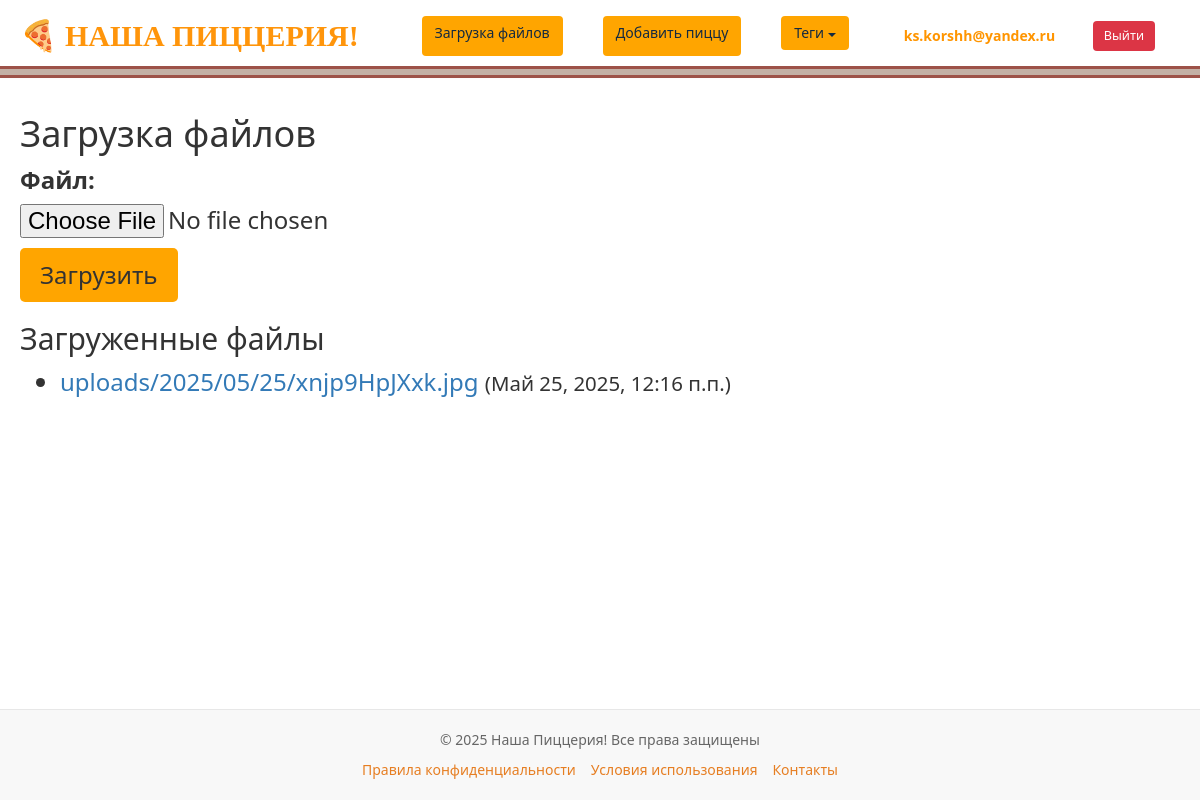
The app's page /about/ (signed in) with its own data.
### users/models.py (models this page shows)
class User(AbstractUser):
    photo = models.ImageField(upload_to="users/%Y/%m/%d/", blank=True, null=True, verbose_name="Фотография")
    date_birth = models.DateTimeField(blank=True, null=True, verbose_name="Дата рождения")

### homepage/models.py (models this page shows, shortened)
class UploadFiles(models.Model):
    file = models.FileField(upload_to='uploads/%Y/%m/%d/', verbose_name="Файл")
    uploaded_at = models.DateTimeField(auto_now_add=True, verbose_name="Дата загрузки")
    class Meta:
        verbose_name = "Загруженный файл"
        verbose_name_plural = "Загруженные файлы"

### homepage/views.py (the view)
# urls.py: path('about/', views.about, name='about'),
@login_required
def about(request):
    if request.method == "POST":
        form = UploadFileForm(request.POST, request.FILES)
        if form.is_valid():
            try:
                upload_dir = os.path.join(settings.MEDIA_ROOT, 'uploads')
                os.makedirs(upload_dir, exist_ok=True)
                fp = UploadFiles(file=request.FILES['file'])
                fp.save()
                messages.success(request, "Файл успешно загружен!")
                return redirect('about')
            except Exception as e:
                messages.error(request, f"Ошибка при загрузке файла: {str(e)}")
        else:
            messages.error(request, "Форма содержит ошибки")
    else:
        form = UploadFileForm()
    files = UploadFiles.objects.all().order_by('-uploaded_at')
    return render(request, 'homepage/homepage/about.html', {
        'title': 'О сайте',
        'form': form,
        'files': files
    })

### homepage/forms.py
class UploadFileForm(forms.Form):
    file = forms.FileField(label="Файл")

### homepage/templatetags/pizza_tags.py (called while the page is built)
@register.inclusion_tag('homepage/list_tags.html')
def show_tags():
    tags = TagPost.objects.all()
    return {'tags': tags}

### templates/homepage/homepage/about.html (shortened to what this page needs)
{% extends 'base.html' %}
{% load static %}
{% block content %}
<h1>Загрузка файлов</h1>
<form method="post" enctype="multipart/form-data">
    {{ form.as_p }}
    <button type="submit">Загрузить</button>
</form>
<h2>Загруженные файлы</h2>
<ul>
    {% for file in files %}
    <li>
        <a href="{{ file.file.url }}" target="_blank">{{ file.file.name }}</a>
        <small>({{ file.uploaded_at }})</small>
    </li>
    {% empty %}
    <li>Нет загруженных файлов</li>
    {% endfor %}
</ul>
{% endblock %}

### templates/base.html (shortened to what this page needs)
{% load pizza_tags %}
{% load static %}
<!DOCTYPE html>
<html lang="ru">
<head>
    <link rel="stylesheet" href="{% static 'css/styles.css' %}">
    <link rel="stylesheet" href="https://maxcdn.bootstrapcdn.com/bootstrap/3.4.1/css/bootstrap.min.css">
</head>
<body>
    <header class="header">
    <div class="header-container">
        <a href="/" class="header-brand" style="text-decoration: none; color: #ff950b; font-family: 'Arial Black';">
            <span style="font-size: 30px;">🍕 НАША ПИЦЦЕРИЯ!</span>
        </a>
        <nav class="header-nav">
            <a href="{% url 'about' %}" class="btn btn-about">Загрузка файлов</a>
                <a href="{% url 'add_page' %}" class="btn btn-addpizza">Добавить пиццу</a>
            <div class="dropdown">
                <a href="#" class="btn btn-tags">Теги <span class="caret"></span></a>
            </div>
<div class="user-auth-section" style="margin-left: auto; display: flex; align-items: center; gap: 10px;">
    {% if user.is_authenticated %}
        <div style="display: flex; align-items: center; background-color: rgba(255,255,255,0.1); padding: 5px 15px; border-radius: 20px;">
            <a href="{% url 'users:profile' %}" class="username" style="color: rgb(255, 149, 0); font-weight: bold; margin-right: 10px; text-decoration: none;">
                {{ user.username }}
            </a>
            <span style="color: rgba(255,255,255,0.5); margin-right: 10px;">|</span>
            <a href="{% url 'users:logout' %}" class="btn btn-logout" style="background-color: #dc3545; color: white; padding: 5px 10px; border-radius: 4px; font-size: 0.9em; text-decoration: none;">
                Выйти
            </a>
        </div>
    {% endif %}
</div>
        </nav>
    </div>
</header>
    <main class="main">
        {% block content %}
        {% endblock %}
    </main>
    <footer class="pizza-footer">
        <div class="footer-content">
            <p class="copyright">© 2025 Наша Пиццерия! Все права защищены</p>
            <div class="footer-links">
                <a href="/privacy" class="footer-link">Правила конфиденциальности</a>
                <a href="/terms" class="footer-link">Условия использования</a>
                <a href="/contacts" class="footer-link">Контакты</a>
            </div>
        </div>
    </footer>
</body>
</html>

### static/css/styles.css (style rules this page uses)
.header { background-color: #e6e0da; padding: 1rem 0; border-bottom: 1px solid #e5e5e5; }
.header::before { content: ""; position: absolute; left: 0; top: 2.75rem; width: 100%; height: .5rem; background-color: #c3b0a5; border-top: .125rem solid #9d5248; border-bottom: .125rem solid #9d5248; }
.header-container { max-width: 1140px; margin: 0 auto; padding: 0 15px; display: flex; justify-content: space-between; align-items: center; }
.header-brand { font-size: 1.0rem; font-weight: 450; color: #212529; text-decoration: none; }
.header-nav { display: flex; gap: 1.5rem; }
.header-nav a { color: #142a40; text-decoration: none; font-weight: 500; transition: color 0.2s; }
.header-nav a { font-family: inherit; }
:root { --primary-orange: #FF8C00; --secondary-orange: #FFA500; --light-orange: #FFD700; }
body { background-color: #FFF8DC; font-family: Arial, sans-serif; }
header { background-color: var(--primary-orange); padding: 1rem; color: white; }
nav a { color: white; margin: 0 10px; text-decoration: none; }
button, .btn { background-color: var(--secondary-orange); color: white; border: none; padding: 10px 20px; cursor: pointer; border-radius: 5px; }

### templates/base.html (style rules this page uses)
html, body { height: 100%; margin: 0; padding: 0; font-size: 24px; font-family: 'Segoe UI', Tahoma, Geneva, Verdana, sans-serif; display: flex; flex-direction: column; }
.header { background-color: #ffffff; box-shadow: 0 2px 4px rgba(0,0,0,0.1); padding: 15px 0; }
.header-container { max-width: 1200px; margin: 0 auto; padding: 0 20px; display: flex; justify-content: space-between; align-items: center; }
.main { flex: 1; padding: 20px; max-width: 1200px; margin: 0 auto; width: 100%; }
.pizza-footer { background-color: #f8f8f8; padding: 20px 0; border-top: 1px solid #e7e7e7; flex-shrink: 0; margin-top: auto; }
.header-brand { color: #e67e22; text-decoration: none; font-weight: bold; font-size: 25px; }
.header-nav { display: flex; gap: 20px; font-size: 14px; }
.dropdown { position: relative; display: inline-block; }
.caret { display: inline-block; width: 0; height: 0; margin-left: 5px; vertical-align: middle; border-top: 4px solid; border-right: 4px solid transparent; border-left: 4px solid transparent; }
.footer-content { max-width: 1000px; margin: 0 auto; padding: 0 15px; text-align: center; }
.copyright { color: #666; font-size: 14px; margin-bottom: 10px; }
.footer-links { display: flex; gap: 15px; justify-content: center; flex-wrap: wrap; }
.footer-link { color: #e67e22; text-decoration: none; font-size: 14px; }

### records on screen
User: username "ks.korshh@yandex.ru"
UploadFiles: file.name "uploads/2025/05/25/xnjp9HpJXxk.jpg", uploaded_at "Май 25, 2025, 12:16 п.п."
